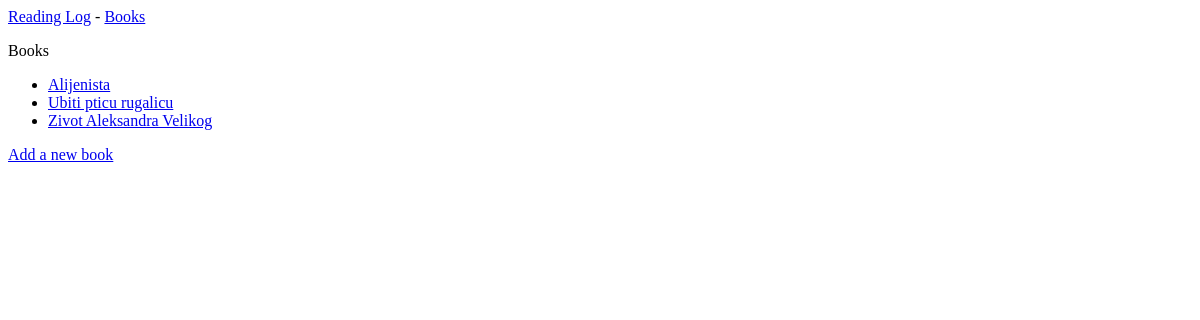
/books/, run on an earlier commit of the app's database.
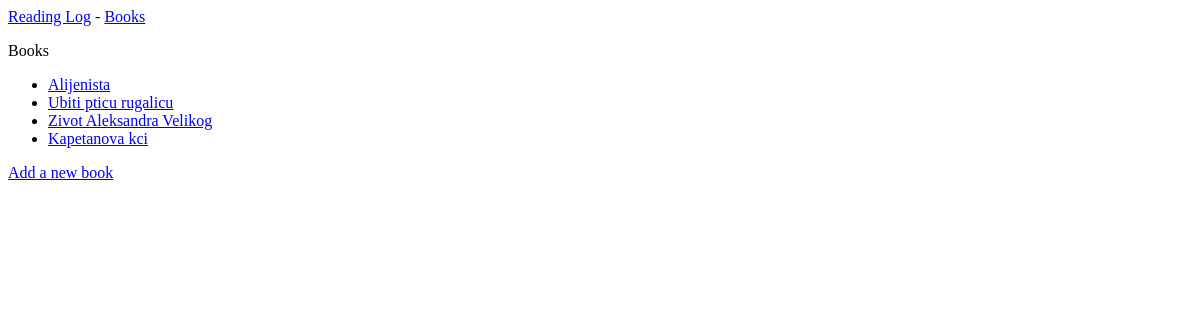
And on a later commit of the database.
### reading_log/models.py (models this page shows, shortened)
class Book(models.Model):
    text = models.CharField(max_length=200)
    date_added = models.DateTimeField(auto_now_add=True)

### reading_log/views.py (the view)
# urls.py: path('books/', views.books, name='books'),
def books(request):
    books = Book.objects.order_by('date_added')
    context = {'books': books}
    return render(request, 'reading_log/books.html', context)

### reading_log/templates/reading_log/books.html
{% extends 'reading_log/base.html' %}
{% block content %}
<p>Books</p>
<ul>
    {% for book in books %}
        <li>
            <a href="{% url 'reading_log:book' book.id %}">
            {{ book.text }}</a>
        </li>
    {% empty %}
    <li>No books have been added yet.</li>
    {% endfor %}
</ul>
<a href="{% url 'reading_log:new_book' %}">Add a new book</a>
{% endblock content %}

What changed in the data, as far as the page shows it:
added Book: text "Kapetanova kci"
